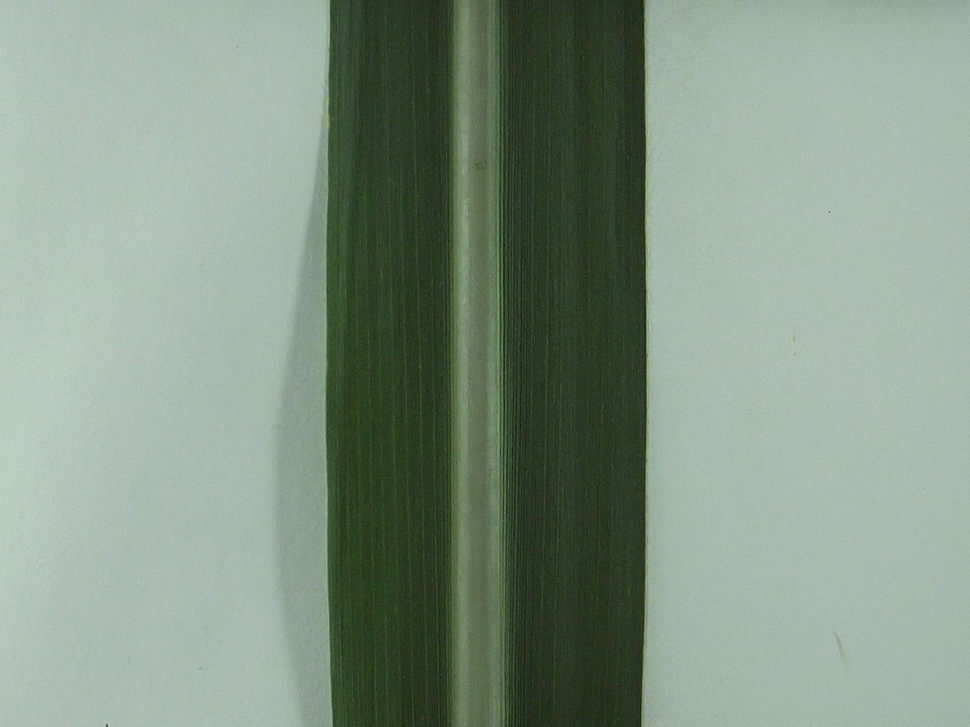
#> input picture 219_1_1.JPG, 970 x 727 px, shrunk from 4288 x 3216 before the run, found by its file name
$ python nao_sei.py
#> lines starting #> are read from the running program, lines starting #| are printed output that depends on the picture
import cv2
import numpy as np

img = cv2.imread("219_1_1.JPG", 0)
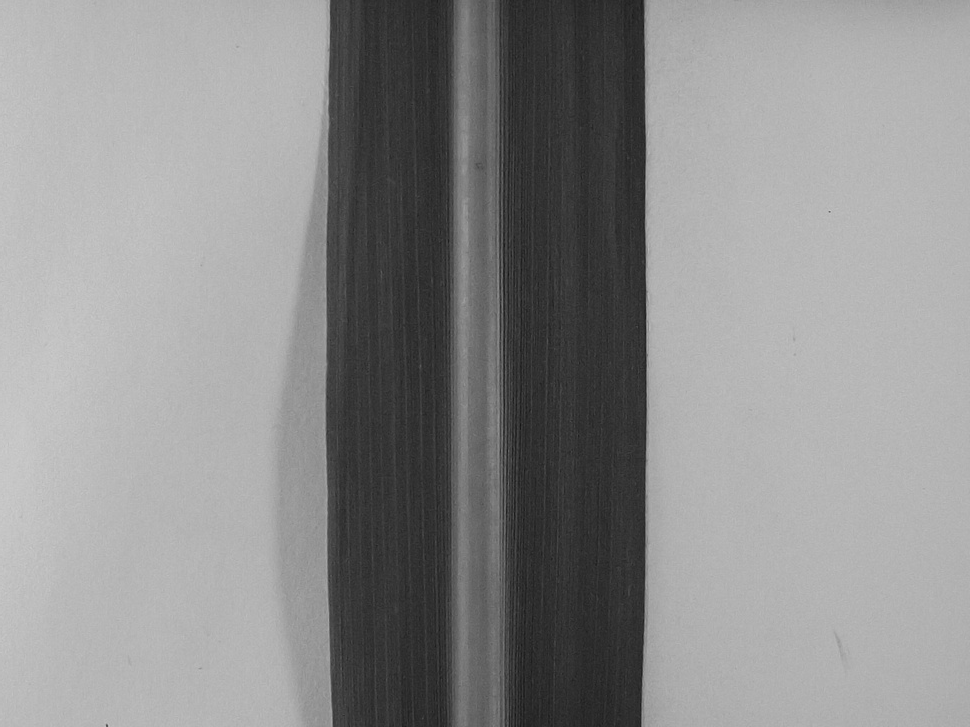
#> img: shape (727, 970); min 20, max 205, mean 141.1

adp1 = cv2.adaptiveThreshold(img, 255, cv2.ADAPTIVE_THRESH_MEAN_C, \
                             cv2.THRESH_BINARY, 11, 2)
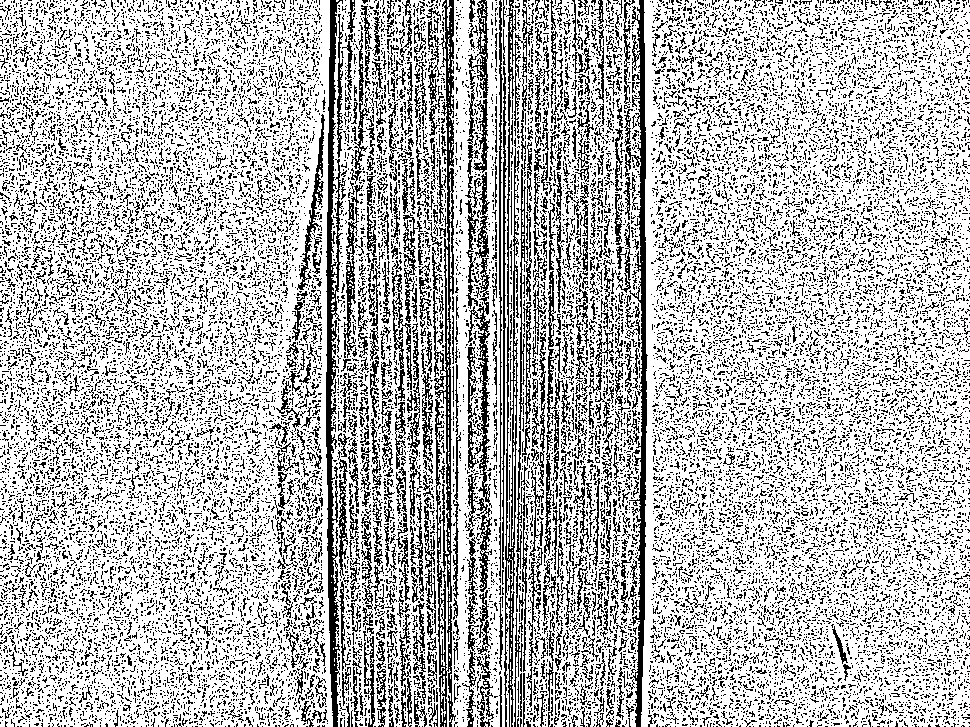
#> adp1: shape (727, 970); 72.4% white; black in thin lines or dots
adp2 = cv2.adaptiveThreshold(img, 255, cv2.ADAPTIVE_THRESH_GAUSSIAN_C, \
                             cv2.THRESH_BINARY, 11, 2)
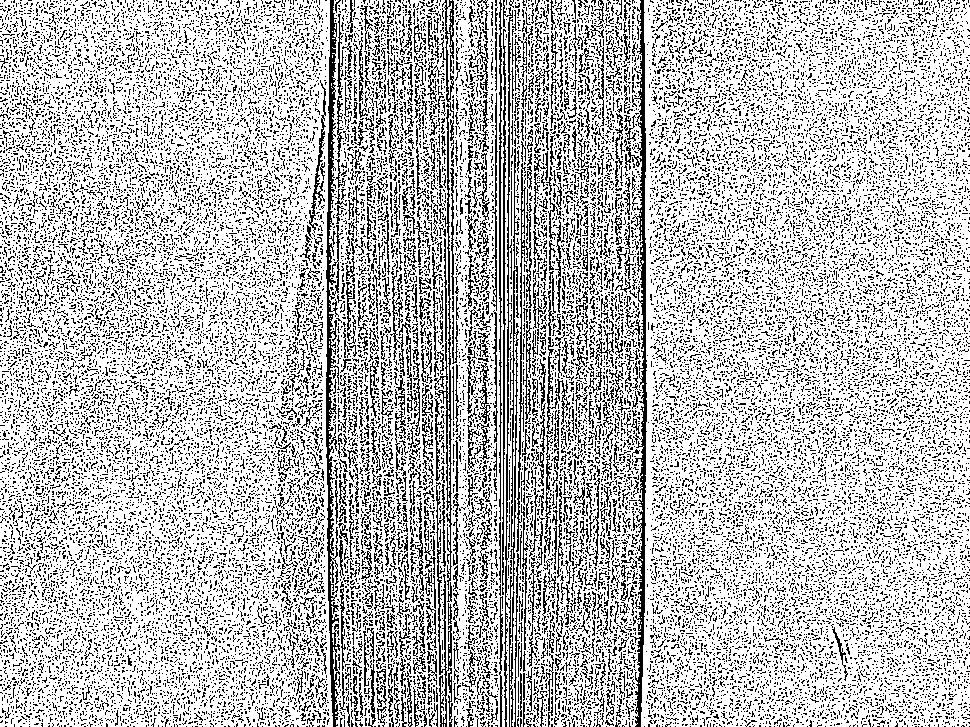
#> adp2: shape (727, 970); 74.4% white; black in thin lines or dots

cv2.imshow("original", img)
cv2.imshow("limiarizacao adp media", adp1)
cv2.imshow("limiarizacao adp gaussiana", adp2)

cv2.waitKey(0)
cv2.destroyAllWindows()
